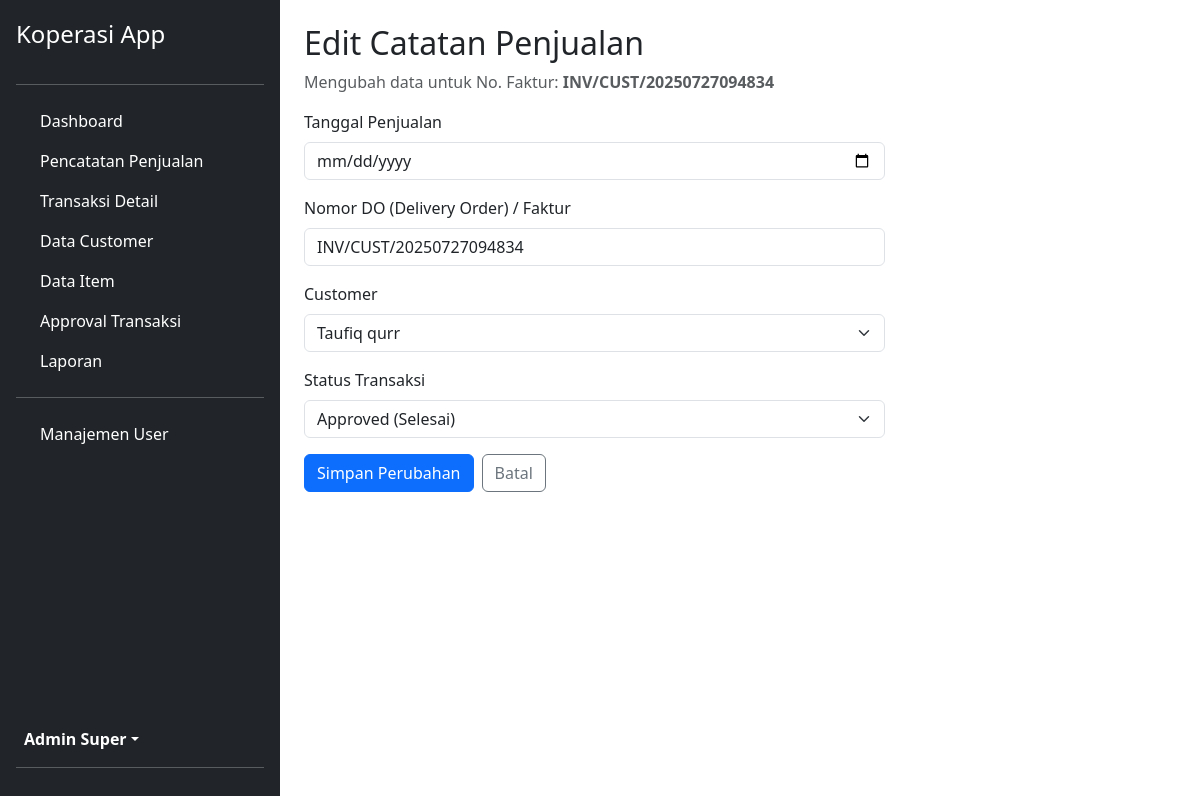
/admin/modules/catat_penjualan/edit.php?id=2 (signed in), run on the app's committed database.
### tables this page shows
CREATE TABLE `sales` (
  `id_sales` int(11) NOT NULL,
  `no_faktur` varchar(50) NOT NULL,
  `tgl_sales` datetime NOT NULL DEFAULT current_timestamp(),
  `id_customer` int(11) NOT NULL,
  `id_user` int(11) NOT NULL,
  `total_bayar` decimal(10,2) NOT NULL,
  `status` enum('pending','approved','rejected') NOT NULL DEFAULT 'pending',
  `keterangan` text DEFAULT NULL
);

CREATE TABLE `customer` (
  `id_customer` int(11) NOT NULL,
  `nama_customer` varchar(255) NOT NULL,
  `alamat` text NOT NULL,
  `telp` varchar(20) NOT NULL,
  `email` varchar(100) DEFAULT NULL,
  `username` varchar(50) NOT NULL,
  `password` varchar(255) NOT NULL
);

### admin/modules/catat_penjualan/edit.php (the view, shortened to what this page needs)
<?php
include '../../templates/header.php';
include '../../templates/sidebar.php';
$id_sales = $_GET['id'];
$stmt = $pdo->prepare("SELECT * FROM sales WHERE id_sales = ?");
$stmt->execute([$id_sales]);
$sale = $stmt->fetch();
$customers = $pdo->query("SELECT id_customer, nama_customer FROM customer ORDER BY nama_customer")->fetchAll();
?>
<h1 class="h2">Edit Catatan Penjualan</h1>
<p class="text-muted">Mengubah data untuk No. Faktur: <strong><?= htmlspecialchars($sale['no_faktur']) ?></strong></p>
<div class="col-lg-8">
    <form action="proses.php" method="POST">
        <div class="mb-3">
            <label for="tgl_sales" class="form-label">Tanggal Penjualan</label>
            <input type="date" class="form-control" id="tgl_sales" name="tgl_sales" value="<?= htmlspecialchars($sale['tgl_sales']) ?>" required>
        </div>
        <div class="mb-3">
            <label for="no_faktur" class="form-label">Nomor DO (Delivery Order) / Faktur</label>
            <input type="text" class="form-control" id="no_faktur" name="no_faktur" value="<?= htmlspecialchars($sale['no_faktur']) ?>" required>
        </div>
        <div class="mb-3">
            <label for="id_customer" class="form-label">Customer</label>
            <select name="id_customer" id="id_customer" class="form-select" required>
                <?php foreach ($customers as $customer): ?>
                    <option value="<?= $customer['id_customer'] ?>" <?= ($customer['id_customer'] == $sale['id_customer']) ? 'selected' : '' ?>>
                        <?= htmlspecialchars($customer['nama_customer']) ?>
                    </option>
                <?php endforeach; ?>
            </select>
        </div>
        <div class="mb-3">
            <label for="status" class="form-label">Status Transaksi</label>
            <select name="status" id="status" class="form-select" required>
                <option value="approved" <?= ($sale['status'] == 'approved') ? 'selected' : '' ?>>Approved (Selesai)</option>
            </select>
        </div>
        <div class="d-flex gap-2">
            <button type="submit" class="btn btn-primary"><i class="fas fa-save"></i> Simpan Perubahan</button>
            <a href="data.php" class="btn btn-outline-secondary"><i class="fas fa-times-circle"></i> Batal</a>
        </div>
    </form>
</div>
<?php include '../../templates/footer.php'; ?>

### data on the page
sales: no_faktur "INV/CUST/20250727094834", id_customer "Taufiq qurr", status "Approved (Selesai)"

### other printed values
$_SESSION['nama_lengkap'] "Admin Super"
